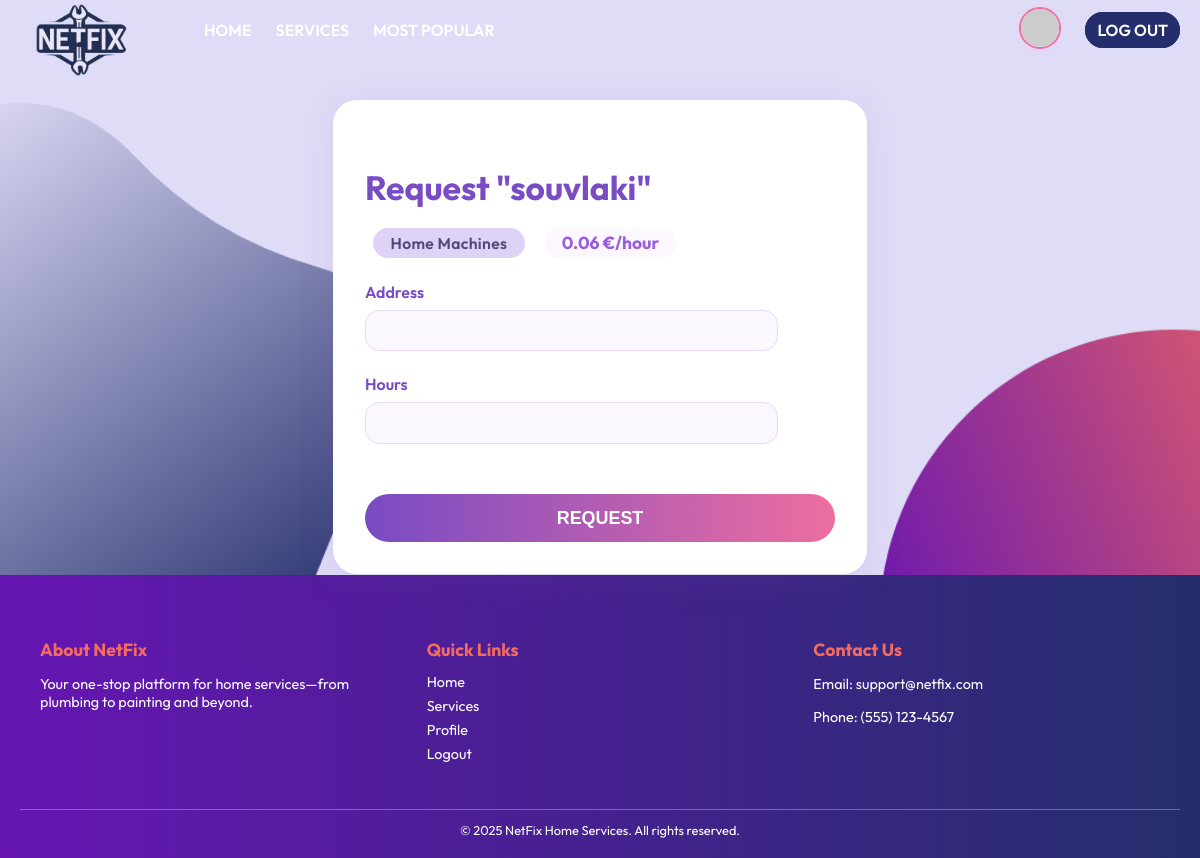
The page /services/17/request_service/ (signed in) on the database its author committed.
### services/models.py (models this page shows, shortened)
class Service(models.Model):
    FIELD_CHOICES = (
        ('Air Conditioner', 'Air Conditioner'),
        ('Carpentry', 'Carpentry'),
        ('Electricity', 'Electricity'),
        ('Gardening', 'Gardening'),
        ('Home Machines', 'Home Machines'),
        ('Housekeeping', 'Housekeeping'),  # Fixed spelling!
        ('Interior Design', 'Interior Design'),
        ('Locks', 'Locks'),
        ('Painting', 'Painting'),
        ('Plumbing', 'Plumbing'),
        ('Water Heaters', 'Water Heaters'),
    )
    company = models.ForeignKey(Company, on_delete=models.CASCADE)
    name = models.CharField(max_length=40)
    description = models.TextField()
    price_per_hour = models.DecimalField(decimal_places=2, max_digits=7)
    rating = models.IntegerField(
        validators=[MinValueValidator(0), MaxValueValidator(5)],
        default=0
    )
    field = models.CharField(max_length=30, choices=FIELD_CHOICES)
    date_created = models.DateTimeField(auto_now_add=True)

### services/views.py (the view)
# urls.py: path('<int:id>/request_service/', v.request_service, name='request_service'),
@login_required
def request_service(request, id):
    try:
        customer = request.user.customer_profile
    except Exception:
        return redirect('home')  # Or an error page
    service = get_object_or_404(Service, id=id)
    if request.method == "POST":
        form = RequestServiceForm(request.POST)
        if form.is_valid():
            ServiceRequest.objects.create(
                customer=customer,
                service=service,
                address=form.cleaned_data['address'],
                hours=form.cleaned_data['hours'],
            )
            messages.success(request, "Your service request was submitted successfully!")
            return redirect('services:service_list')
    else:
        form = RequestServiceForm()
    return render(request, 'services/request_service.html', {
        'form': form,
        'service': service
    })

### services/forms.py
class RequestServiceForm(forms.Form):
    address = forms.CharField(max_length=255, label='Service Address')
    hours = forms.IntegerField(min_value=1, label='Service Duration (hours)')

### services/templates/services/request_service.html (shortened to what this page needs)
{% extends 'main/base.html' %}
{% block content %}
<div class="service_card detail-card" style="max-width:470px;margin:2.5rem auto 0 auto;">
    <h2 class="detail-title" style="margin-bottom:1.2rem;">
        Request "{{ service.name }}"
    </h2>
    <div style="margin-bottom:1.5rem;">
        <span class="service_field field-{{ service.field|slugify }}">{{ service.field }}</span>
        <span class="service_price" style="margin-left:1.1rem;">{{ service.price_per_hour }} €/hour</span>
    </div>
    <form method="POST" style="display:flex;flex-direction:column;gap:1.15rem;">
        <div>
            <label for="id_address" style="font-weight:600;color:#794bc4;">Address</label><br>
            {{ form.address }}
        </div>
        <div>
            <label for="id_hours" style="font-weight:600;color:#794bc4;">Hours</label><br>
            {{ form.hours }}
        </div>
        <button type="submit" class="service_details_btn" style="margin-top:1.7rem;">Request</button>
    </form>
</div>
{% endblock %}

### static/css/style.css (style rules this page uses)
:root { --color-primary: #242E6C; --color-secondary: #6615B2; --color-bg: #DFDCF7; --color-accent: #F66B5E; --color-hover: #A734CD; --color-text: #242E6C; --color-white: #ffffff; }
body { background: var(--color-bg) url('/static/images/login.png') center center/cover no-repeat; color: var(--color-text); font-family: 'Outfit', sans-serif; margin: 0; padding: 0; }
button { border: 2px solid transparent; border-radius: 5px; padding: 10px; background: var(--color-secondary); color: var(--color-white); text-transform: uppercase; cursor: pointer; margin-top: 30px; transition: background 0.7s; }
html, body { overflow-x: hidden; height: 100%; margin: 0; }
body { display: flex; flex-direction: column; }
input[type="text"], input[type="number"] { padding: .6rem 1.1rem; border-radius: .9rem; border: 1.5px solid #ecd7f7; background: #faf7ff; font-size: 1.05rem; margin-top: .5rem; margin-bottom: .3rem; width: 80%; display: block; margin-left: 0; margin-right: 0; }
.service_card { background: white; border-radius: 1.5rem; box-shadow: 0 4px 16px rgba(60, 40, 120, 0.07); padding: 2rem; display: flex; flex-direction: column; justify-content: space-between; transition: box-shadow 0.2s; margin-bottom: 4rem; position: relative; }
.service_price { background: #fcf6ff; border-radius: .6rem; padding: .2rem 1rem; font-weight: 700; color: #985edb; font-size: 1.09rem; }
.service_details_btn, .request-btn { background: linear-gradient(90deg, #794bc4 0%, #ed6ea0 100%); color: white; border-radius: 1.5rem; padding: 0.85rem 0; text-align: center; text-decoration: none; font-weight: 600; margin-top: 2.1rem; width: 100%; transition: background 0.2s; border: none; outline: none; display: block; font-size: 1.12rem; }
.service_field { background: #f3ecfa; color: #794bc4; font-size: .98rem; border-radius: 1.2rem; padding: .3rem 1.1rem; font-weight: 600; letter-spacing: 0.02em; margin-left: 0.5rem; display: inline-block; }
.field-home-machines { background: #ded3f6; color: #574678; }
.detail-card { max-width: 470px; margin: 2.2rem auto 0 auto; padding: 2.4rem 2rem 2rem 2rem; box-shadow: 0 6px 36px rgba(130,88,159,0.13); }
.detail-title { font-size: 2.1rem; font-weight: 700; margin-bottom: .5rem; color: #794bc4; }

### rows shown on the page
Service: name "souvlaki", field "Home Machines", price_per_hour "0.06"
